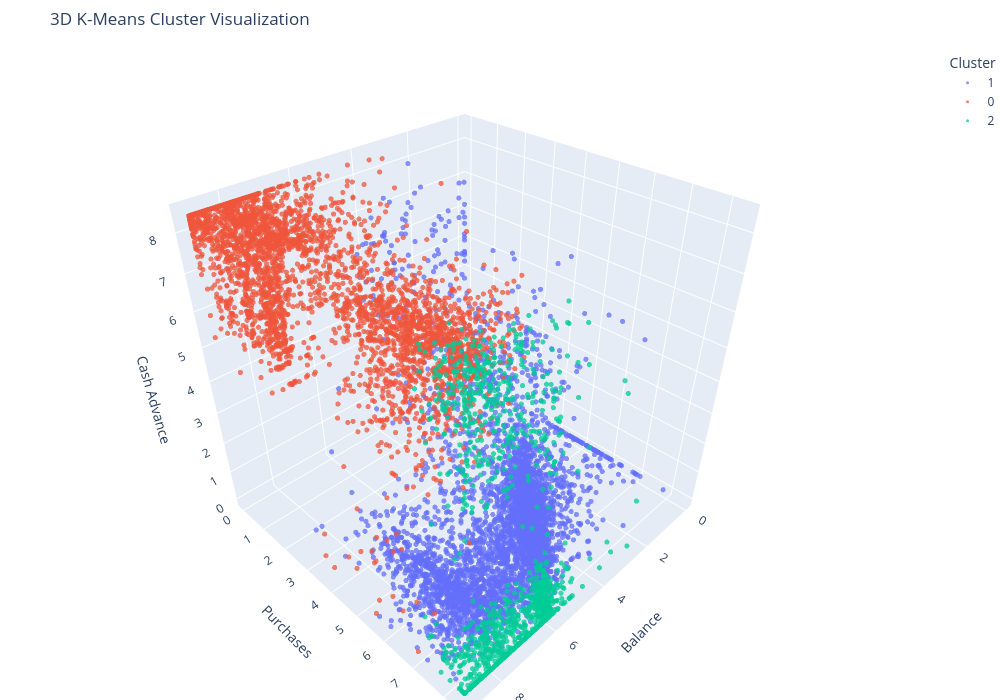

Write notebook code for a chart like this one.
### Markdown cell above
### Interpretation

- Customers with similar credit limits and cash advance usage are grouped into the same cluster.
- The visualization highlights different spending and borrowing behaviours across customer segments.

### Code cell
# 3D Scatter Plot

fig = px.scatter_3d(df,
                    x="BALANCE",
                    y="PURCHASES",
                    z="CASH_ADVANCE",
                    color=df["KMeans_Cluster"].astype(str),
                    title="3D K-Means Cluster Visualization",
                    opacity=0.75,
                    height=700,
                    width=1000)

fig.update_traces(marker=dict(size=3))
fig.update_layout(scene=dict(xaxis_title="Balance", 
                             yaxis_title="Purchases",
                             zaxis_title="Cash Advance", 
                             aspectmode="cube"),
                  legend_title="Cluster",
                  margin=dict(l=0, r=0, b=0, t=50))

fig.write_image("../screenshots/03_kmeans_3d_clusters.png", scale=3)
fig.show()

### Figure 1 — Plotly figure (JSON) as saved in the notebook; plotly's stock layout.template omitted (floating-point values rounded to 4 significant figures; data arrays with more than 128 entries replaced by an {"elided": "..."} marker saying what was removed)
{"data": [{"hovertemplate": "color=1<br>BALANCE=%{x}<br>PURCHASES=%{y}<br>CASH_ADVANCE=%{z}<extra></extra>", "legendgroup": "1", "marker": {"color": "#636efa", "opacity": 0.75, "size": 3, "symbol": "circle"}, "mode": "markers", "name": "1", "scene": "scene", "showlegend": true, "type": "scatter3d", "x": {"elided": "4340 float values"}, "y": {"elided": "4340 float values"}, "z": {"elided": "4340 float values"}}, {"hovertemplate": "color=0<br>BALANCE=%{x}<br>PURCHASES=%{y}<br>CASH_ADVANCE=%{z}<extra></extra>", "legendgroup": "0", "marker": {"color": "#EF553B", "opacity": 0.75, "size": 3, "symbol": "circle"}, "mode": "markers", "name": "0", "scene": "scene", "showlegend": true, "type": "scatter3d", "x": {"elided": "3319 float values"}, "y": {"elided": "3319 float values"}, "z": {"elided": "3319 float values"}}, {"hovertemplate": "color=2<br>BALANCE=%{x}<br>PURCHASES=%{y}<br>CASH_ADVANCE=%{z}<extra></extra>", "legendgroup": "2", "marker": {"color": "#00cc96", "opacity": 0.75, "size": 3, "symbol": "circle"}, "mode": "markers", "name": "2", "scene": "scene", "showlegend": true, "type": "scatter3d", "x": {"elided": "1291 float values"}, "y": {"elided": "1291 float values"}, "z": {"elided": "1291 float values"}}], "layout": {"height": 700, "legend": {"title": {"text": "Cluster"}, "tracegroupgap": 0}, "margin": {"b": 0, "l": 0, "r": 0, "t": 50}, "scene": {"aspectmode": "cube", "domain": {"x": [0, 1], "y": [0, 1]}, "xaxis": {"title": {"text": "Balance"}}, "yaxis": {"title": {"text": "Purchases"}}, "zaxis": {"title": {"text": "Cash Advance"}}}, "title": {"text": "3D K-Means Cluster Visualization"}, "width": 1000}}
